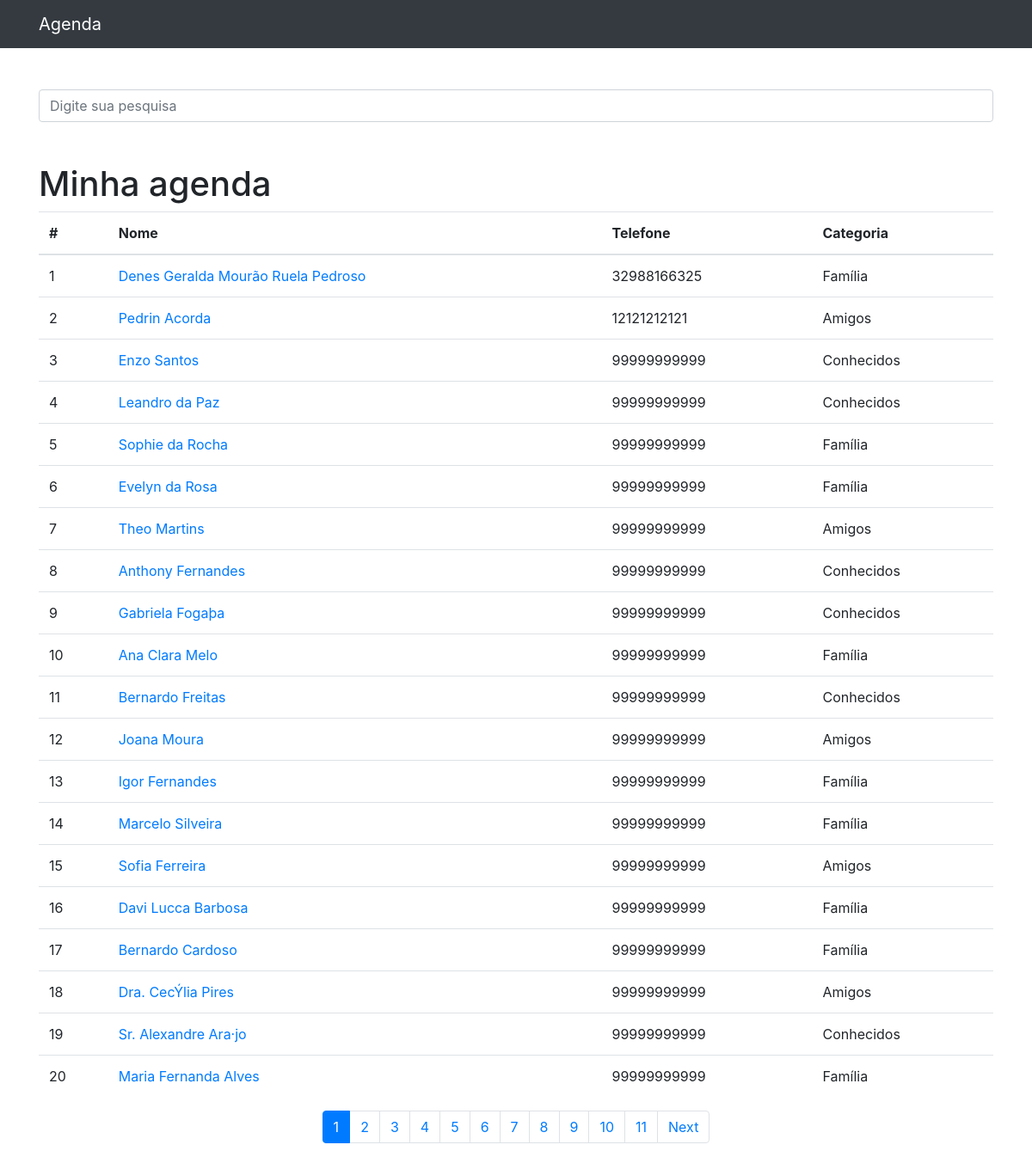
The app's page /, older data.
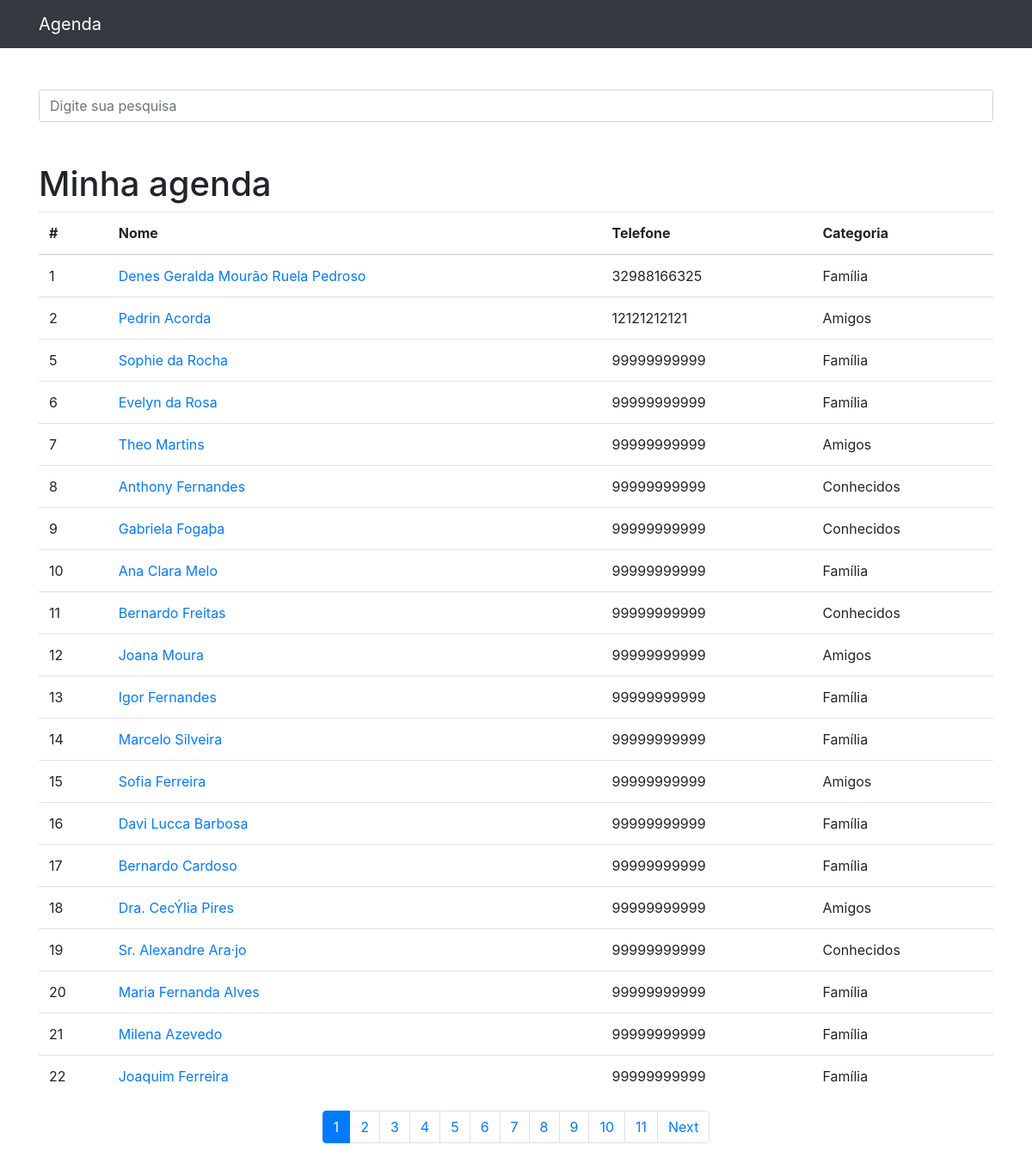
The same page, newer data.
### contatos/models.py (models this page shows, shortened)
class Contato(models.Model):
    nome = models.CharField(max_length=255)
    sobrenome = models.CharField(max_length=255, blank=True)
    telefone = models.CharField(max_length=11)
    email = models.CharField(max_length=255,blank=True)
    data_criacao = models.DateTimeField(default=timezone.now)
    descricao = models.TextField(blank=True)
    categoria = models.ForeignKey(Categoria, on_delete=models.DO_NOTHING)
    mostrar = models.BooleanField(default=True)
    foto = models.ImageField(
                            blank=True,
                            upload_to='fotos/%Y/%m/%d' # cria uma pasta para cada dia em que acontecer um upload
                            )                           # posso configurar da forma que eu desejar

class Categoria(models.Model):
    nome = models.CharField(max_length=255)

### contatos/views.py (the view)
# urls.py: path('', views.index,name='index'),
def index(request):
    contatos = Contato.objects.order_by('id').filter(mostrar=True) # Filtrando contatos que tenham o campo mostrar igual a True
    paginator = Paginator(contatos,20)
    page = request.GET.get('p')
    contatos = paginator.get_page(page)
    return render(request,'contatos/index.html',{
        'contatos': contatos
    })

### contatos/templates/contatos/index.html (shortened to what this page needs)
{% extends "base.html" %}
{% block conteudo %}
  <h1 class="mt-5">Minha agenda</h1>
  <table class="table">
    <thead>
      <tr>
        <th>#</th>
        <th>Nome</th>
        <th>Telefone</th>
        <th>Categoria</th>
      </tr>
    </thead>
    <tbody>
      {% for contato in contatos %}
          <tr>
            <td>{{contato.id}}</td>
            <td>
              <a href="{% url 'ver_contato' contato.id  %}"> {{contato.nome}} {{contato.sobrenome}}</a>
            </td>
            <td>{{contato.telefone}}</td>
            <td>{{contato.categoria.nome}}</td>
          </tr>
      {% endfor %}
    </tbody>
  </table>
  <nav aria-label="Page navigation example">
    <ul class="pagination justify-content-center">
      {% for pagina in contatos.paginator.page_range %}
        {% if contatos.number == pagina %}
          <li class="page-item active">
            <a class="page-link" style ="cursor: pointer;" >{{pagina}}</a>
          </li>
        {% else %}
          <li class="page-item">
            <a class="page-link" href="?p={{pagina}}&termo={{ request.GET.termo }}">{{pagina}}</a>
          </li>
        {% endif %}
      {% endfor %}
      {% if contatos.has_next %}
        <li class="page-item">
          <a class="page-link" href="?p={{ contatos.next_page_number }}&termo={{ request.GET.termo }}">Next</a>
        </li>
      {% endif %}
    </ul>
  </nav>
{% endblock conteudo %}

Row changes from the older to the newer data that the page shows:
no longer on this page (row edited): Contato: id "3", nome "Enzo", sobrenome "Santos", telefone "99999999999", categoria.nome "Conhecidos"
no longer on this page (row edited): Contato: id "4", nome "Leandro", sobrenome "da Paz", telefone "99999999999", categoria.nome "Conhecidos"
now on this page (row unchanged): Contato: id "21", nome "Milena", sobrenome "Azevedo", telefone "99999999999", categoria.nome "Família"
now on this page (row unchanged): Contato: id "22", nome "Joaquim", sobrenome "Ferreira", telefone "99999999999", categoria.nome "Família"
